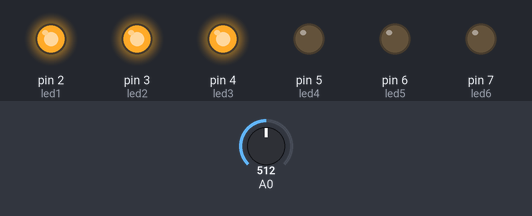
Simulated run of this sketch. Board: Arduino Uno, built with avr-gcc and run on an emulated ATmega328P. Parts: output pins drawn as LEDs (lit = HIGH). Inputs (shaded band) come from the test bench; at power-on: A0 = 512. What the sketch prints to the serial monitor is not drawn.

Above: at 1.2 s.
1.3 s: A0 set to 665
2.8 s: A0 set to 696
At 3.1 s:
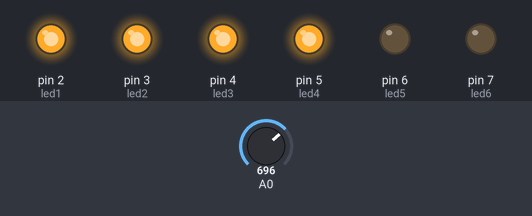
4.3 s: A0 set to 833
5.8 s: A0 set to 857
At 6.6 s:
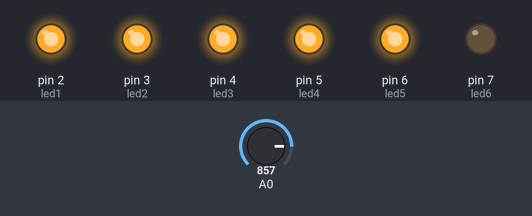
7.3 s: A0 set to 306
At 7.8 s:
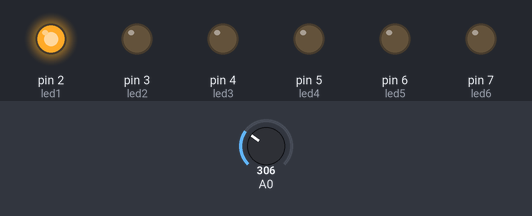
8.8 s: A0 set to 330
10.3 s: A0 set to 357
At 11.2 s:
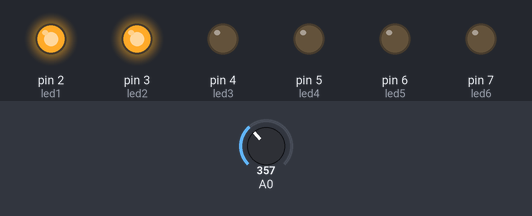
Timing chart, 0 to 12.8 s (numbered marks = the images above; inputs shaded):
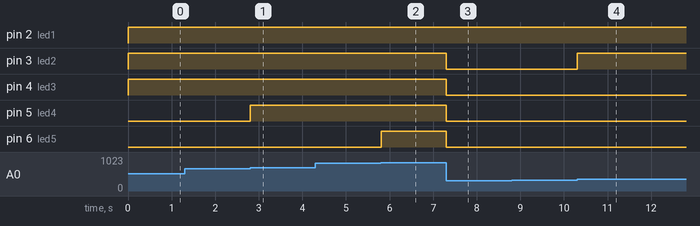

Measured:
- the behaviour switches between 679 and 680 on A0 (found by bisection; images 0 and 1)
- the behaviour switches between 849 and 850 on A0 (found by bisection; images 1 and 2)
- the behaviour switches between 339 and 340 on A0 (found by bisection; images 3 and 4)
- after the input at 2.8 s, pin 5 (led4): LOW → HIGH at once
- after the input at 5.8 s, pin 6 (led5): LOW → HIGH at once
- after the input at 7.3 s, pin 3 (led2), pin 4 (led3), pin 5 (led4), pin 6 (led5): HIGH → LOW at once
- after the input at 10.3 s, pin 3 (led2): LOW → HIGH at once

The sketch:

Potenciometro.ino
```cpp
int pot;
int const led1 = 2;
int const led2 = 3;
int const led3 = 4;
int const led4 = 5;
int const led5 = 6;
int const led6 = 7;

void setup() {
Serial.begin (9600);
pinMode (led1, OUTPUT);
pinMode (led2, OUTPUT);
pinMode (led3, OUTPUT);
pinMode (led4, OUTPUT);
pinMode (led5, OUTPUT);
pinMode (led6, OUTPUT);
pinMode (pot, INPUT);
}

void loop() {
  pot = analogRead(0);
  Serial.println(pot/170);

  switch(pot/170){
    case 0:
    digitalWrite(led1, 0);
    digitalWrite(led2, 0);
    digitalWrite(led3, 0);
    digitalWrite(led4, 0);
    digitalWrite(led5, 0);
    digitalWrite(led6, 0);

    break;
    case 1:
    digitalWrite(led1, 1023);
    digitalWrite(led2, 0);
    digitalWrite(led3, 0);
    digitalWrite(led4, 0);
    digitalWrite(led5, 0);
    digitalWrite(led6, 0);

    break;
    case 2:
    digitalWrite(led1, 1023);
    digitalWrite(led2, 1023);
    digitalWrite(led3, 0);
    digitalWrite(led4, 0);
    digitalWrite(led5, 0);
    digitalWrite(led6, 0);

    break;
    case 3:
    digitalWrite(led1, 1023);
    digitalWrite(led2, 1023);
    digitalWrite(led3, 1023);
    digitalWrite(led4, 0);
    digitalWrite(led5, 0);
    digitalWrite(led6, 0);

    break;
    case 4:
    digitalWrite(led1, 1023);
    digitalWrite(led2, 1023);
    digitalWrite(led3, 1023);
    digitalWrite(led4, 1023);
    digitalWrite(led5, 0);
    digitalWrite(led6, 0);

    break;
    case 5:
    digitalWrite(led1, 1023);
    digitalWrite(led2, 1023);
    digitalWrite(led3, 1023);
    digitalWrite(led4, 1023);
    digitalWrite(led5, 1023);
    digitalWrite(led6, 0);

    break;

    }

}
```
